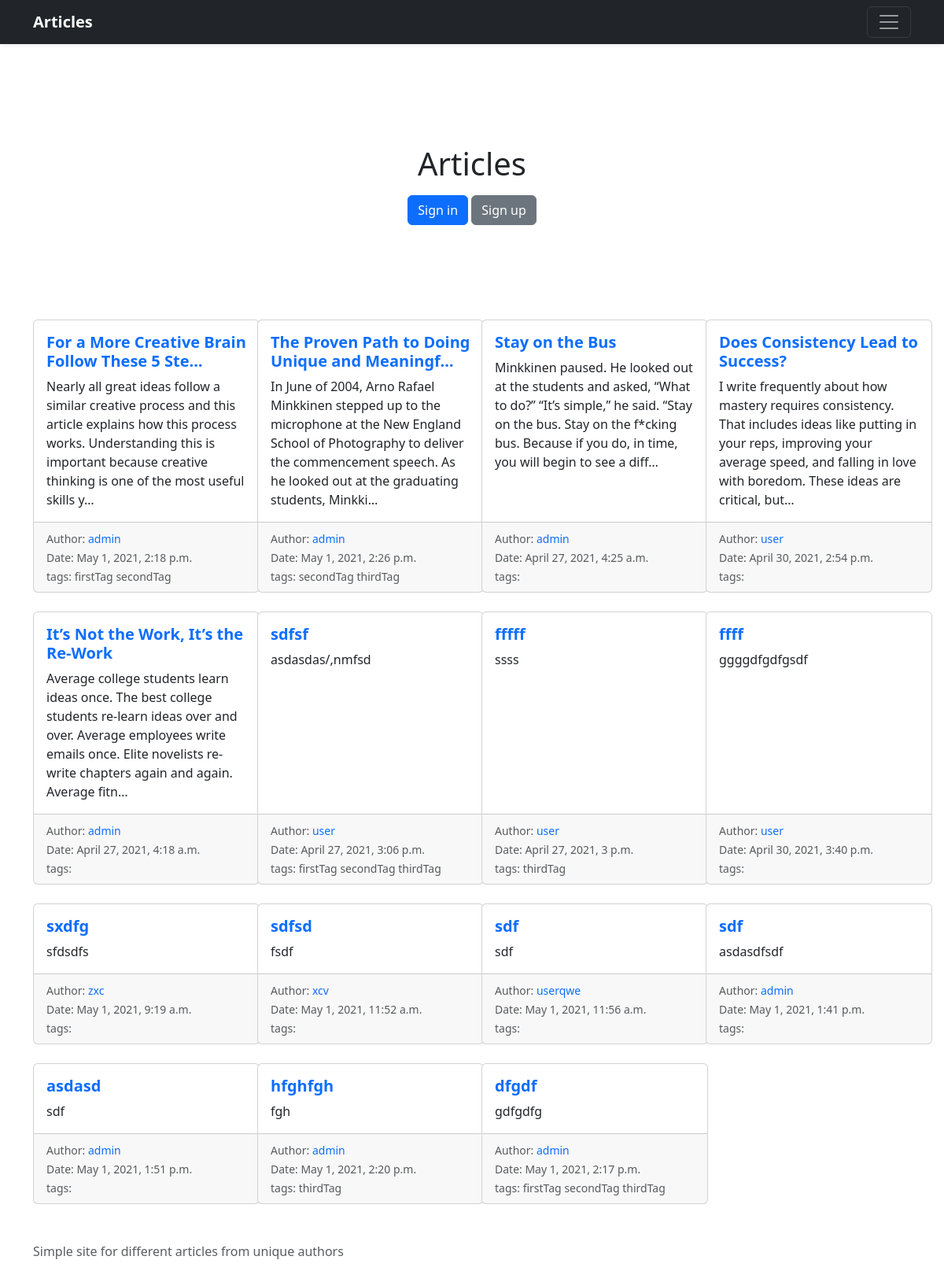
The app's page /, older data.
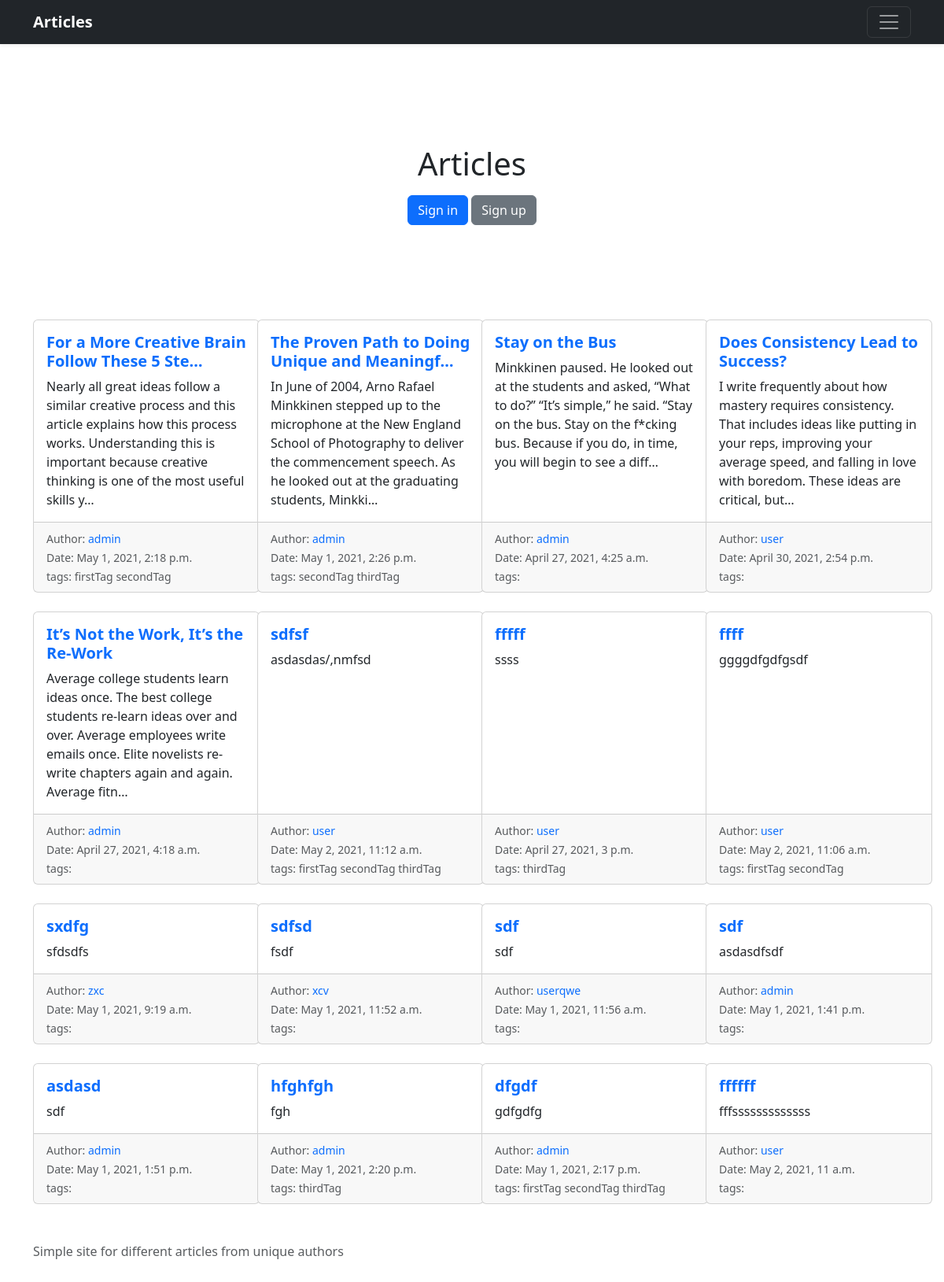
The same page, newer data.
### blog/models.py (models this page shows, shortened)
class Article(models.Model):
    title = models.CharField(max_length=100)
    text = models.TextField()
    author = models.ForeignKey(User, on_delete=models.SET_NULL, null=True)
    tags = models.ManyToManyField('Tag', blank=True)
    date = models.DateTimeField(default=datetime.datetime.now)
    def get_absolute_url(self):
        return reverse("articleDetail", kwargs={'pk': self.pk})

class Tag(models.Model):
    tag = models.CharField(max_length=50)
    def __str__(self):
        return self.tag

### blog/views.py (the view)
# urls.py: path('', MainPageView.as_view(), name='mainPage'),
class MainPageView(TemplateView):
    template_name = 'blog/main_page.html'
    def get(self, request):
        articles = get_articles()
        return render(request, self.template_name, get_context_from_articles(articles))

### blog/views.py (called while the page is built)
def get_articles(**kwargs):
    return Article.objects.filter(**kwargs)

def get_context_from_articles(articles):
    if not articles:
        context = {'message': 'Article(s) does not exist(s)'}
    else:
        context = {'articles': articles}
    return context

### templates/blog/main_page.html (shortened to what this page needs)
{% extends 'base.html' %}
{% block content %}
    <main>
        <section class="py-5 text-center container">
            <div class="row py-lg-5">
                <div class="col-lg-6 col-md-8 mx-auto">
                    <h1 class="fw-light"><strong>Articles</strong></h1>
                    {% if user.is_authenticated %}
                        <p> Hello {{ user.get_username }}</p>
                        <a href="{% url 'allArticles' user.get_username %}" class="btn btn-primary my-2">Go to your
                            articles</a>
                    {% else %}
                        <a href="{% url 'login' %}" class="btn btn-primary my-2">Sign in</a>
                        <a href="{% url 'registration' %}" class="btn btn-secondary my-2">Sign up</a>
                    {% endif %}
                </div>
            </div>
        </section>
        {% if articles %}
            <div class="album">
                <div class="row row-cols-1 row-cols-sm-2 row-cols-md-4 g-4">
                    {% for article in articles %}
                        <div class="col">
                            <div class="card h-100" style="width: 18rem;">
                                <div class="card-body">
                                    <h5 class="card-title"><a href="{{ article.get_absolute_url }}">
                                        <strong>{{ article.title|truncatechars:45 }}</strong> </a></h5>
                                    <p class="card-text">{{ article.text|truncatechars:200 }}</p>
                                </div>
                                <div class="card-footer">
                                    <small class="text-muted">
                                        Author: <a
                                            href="{% url 'allArticles' article.author %}">{{ article.author }}</a>
                                        <br> Date: {{ article.date }}
                                        <br> tags:
                                        {% for tag in article.tags.all %}
                                            {{ tag }}
                                        {% endfor %}
                                    </small>
                                </div>
                            </div>
                        </div>
                    {% endfor %}
                </div>
            </div>
        {% endif %}
    </main>
{% endblock content %}

Row changes from the older to the newer data that the page shows:
changed Article "sdfsf": date "April 27, 2021, 3:06 p.m." → "May 2, 2021, 11:12 a.m."
changed Article "ffff": date "April 30, 2021, 3:40 p.m." → "May 2, 2021, 11:06 a.m."; gains Tag (tag "firstTag"); gains Tag (tag "secondTag")
added Article: title "ffffff", text "fffsssssssssssss", author "user", date "May 2, 2021, 11 a.m."
